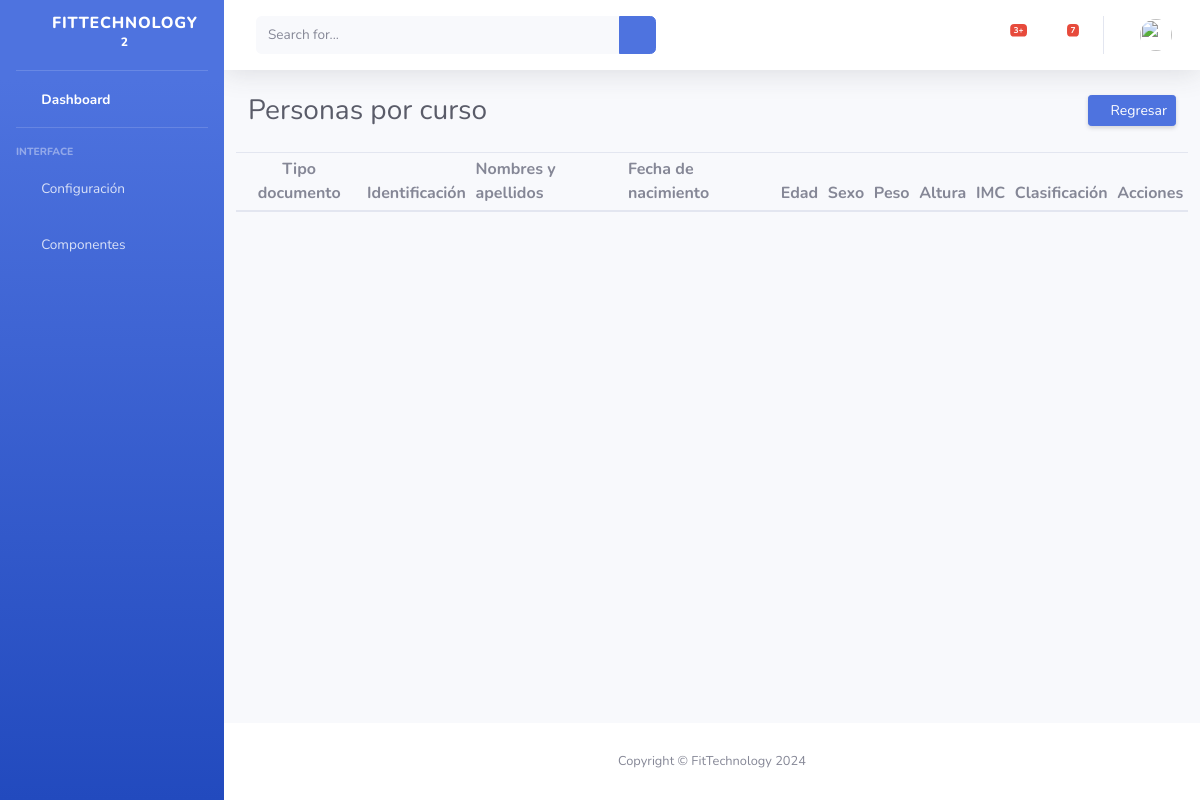
/gestion/cursopersona-list/19, run on an earlier commit of the app's database.
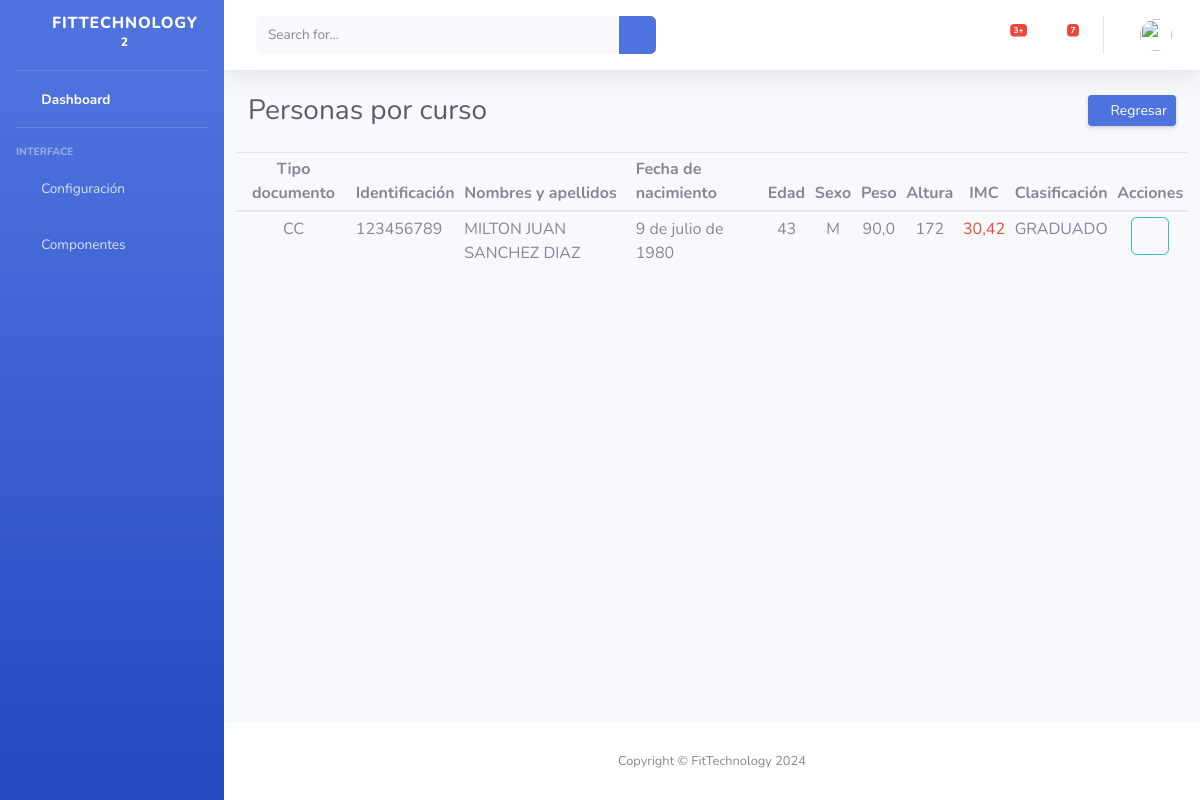
And on a later commit of the database.
### gestion/models.py (models this page shows, shortened)
class DatosPersona(models.Model):
    TIPOID = [
        ('RC', 'REGISTRO CIVIL'),
        ('TI', 'TARJETA DE IDENTIDAD'),
        ('CC', 'CEDULA DE CIUDADANIA'),
        ('PA', 'PASAPORTE'),
        ('CE', 'CEDULA DE EXTRANJERIA'),
        ('PE', 'PERMISO ESPECIAL')
    ]
    SEXO = [
        ('F', 'FEMENINO'),
        ('M', 'MASCULINO'),
    ]
    tipo_identificacion = models.CharField('Tipo de identificación', max_length=2, choices=TIPOID)
    identificacion = models.CharField('Número de identificación', max_length=25, db_index=True)
    primer_nombre = models.CharField('Primer nombre', max_length=100)
    segundo_nombre = models.CharField('Segundo nombre', max_length=100, blank=True, null=True)
    primer_apellido = models.CharField('Primer apellido', max_length=100)
    segundo_apellido = models.CharField('Segundo apellido', max_length=100, blank=True, null=True)
    fecha_nacimiento = models.DateField('Fecha de nacimiento')
    edad = models.IntegerField('Edad', default=0, blank=True, null=True)
    sexo = models.CharField('Sexo', max_length=2, choices=SEXO)
    peso = models.FloatField('Peso', blank=True, null=True)
    altura = models.IntegerField('Altura en centímetros', blank=True, null=True)
    imc = models.FloatField('IMC', default=0)
    es_estudiante = models.BooleanField('Es estudiante', default=False)
    created = models.DateTimeField(auto_now_add=True, verbose_name="Fecha de creación")
    updated = models.DateTimeField(auto_now=True, verbose_name="Fecha de edición")
    clasificacion = models.ForeignKey(Clasificacion, on_delete=models.PROTECT, blank=True, null=True)
    user = models.ForeignKey(User, on_delete=models.PROTECT)
    objects = models.Manager()
    class Meta:
        ordering = ["identificacion"]

class Clasificacion(models.Model):
    codigo = models.CharField('Código',
                              max_length=25,
                              validators=[RegexValidator(regex='^[A-Z0-9-]*$', message='Solo carácteres permitidos')])
    descripcion = models.CharField('Descripción', max_length=100)
    created = models.DateTimeField(auto_now_add=True, verbose_name="Fecha de creación")
    updated = models.DateTimeField(auto_now=True, verbose_name="Fecha de edición")
    objects = models.Manager()
    def __str__(self):
        return str(self.descripcion)
    class Meta:
        ordering = ["descripcion"]

### gestion/views.py (the view)
# urls.py: path('cursopersona-list/<int:id_clas>', ListDatoPersonaCurso.as_view(), name='cursopersona-list'),
class ListDatoPersonaCurso(ListView):
    model = DatosPersona
    template_name = 'gestion/cursopersona_list.html'
    def get_context_data(self, *, object_list=None, **kwargs):
        context = super().get_context_data(**kwargs)
        context['id_clas'] = self.kwargs.get('id_clas')
        return context
    def get_queryset(self):
        id_clas = self.kwargs.get('id_clas')
        return DatosPersona.objects.filter(clasificacion=id_clas)

### gestion/templates/gestion/cursopersona_list.html
{% extends "gestion/base.html" %}
{% load static from static %}
{% block content %}
<div class="container-fluid">
    <div class="d-sm-flex align-items-center justify-content-between mb-4">
        <h1 class="h3 mb-0 text-gray-800">Personas por curso </h1>
        <a href="{% url 'grados-list' %}" class="d-none d-sm-inline-block btn btn-sm btn-primary shadow-sm">
            <i class="fas fa-sync-alt fa-sm text-white-50"></i>
            Regresar
        </a>
    </div>
    <div class="row">
        <div class="table-responsive">
            <table class="table table-sm">
                <thead>
                    <tr>
                        <th class="text-center">Tipo documento</th>
                        <th>Identificación</th>
                        <th>Nombres y apellidos</th>
                        <th>Fecha de nacimiento</th>
                        <th class="text-center">Edad</th>
                        <th class="text-center">Sexo</th>
                        <th class="text-center">Peso</th>
                        <th class="text-center">Altura</th>
                        <th class="text-center">IMC</th>
                        <th>Clasificación</th>
                        <th class="text-center">Acciones</th>
                    </tr>
                </thead>
                <tbody>
                {% for data in object_list %}
                    <tr>
                        <td class="text-center">{{data.tipo_identificacion}}</td>
                        <td>{{data.identificacion}}</td>
                        <td>{{data.primer_nombre}}
                            {% if data.segundo_nombre %}{{data.segundo_nombre}} {% endif %}
                            {{data.primer_apellido}}
                            {% if data.segundo_apellido %}{{data.segundo_apellido}}{% endif %}</td>
                        <td>{{data.fecha_nacimiento}}</td>
                        <td class="text-center">{{data.edad}}</td>
                        <td class="text-center">{{data.sexo}}</td>
                        <td class="text-center">{{data.peso}}</td>
                        <td class="text-center">{{data.altura}}</td>
                        <td class="text-center">
                            {% if data.imc < 18.5 %}
                                <span class="text-info">{{data.imc}}</span>
                            {% elif data.imc > 18.5 and data.imc < 24.9 %}
                                <span class="text-success">{{data.imc}}</span>
                            {% elif data.imc > 25 and data.imc < 29.9 %}
                                <span class="text-warning">{{data.imc}}</span>
                            {% elif data.imc > 30 %}
                                <span class="text-danger">{{data.imc}}</span>
                            {% endif %}
                        </td>
                        <td>{{data.clasificacion}}</td>
                        <td class="text-center">
                            <a href="{% url 'cursopersona-edit' id_clas data.id %}" class="btn btn-outline-info"><i class="fas fa-pencil-alt"></i></a>
                        </td>
                    </tr>
                {% endfor %}
                </tbody>
            </table>
        </div>
    </div>
</div>
{% endblock %}

What changed in the data, as far as the page shows it:
added DatosPersona: tipo_identificacion "CC", identificacion "123456789", primer_nombre "MILTON", segundo_nombre "JUAN", primer_apellido "SANCHEZ", segundo_apellido "DIAZ", fecha_nacimiento "9 de julio de 1980", edad "43", sexo "M", peso "90,0", altura "172", imc "30,42", clasificacion "GRADUADO"
